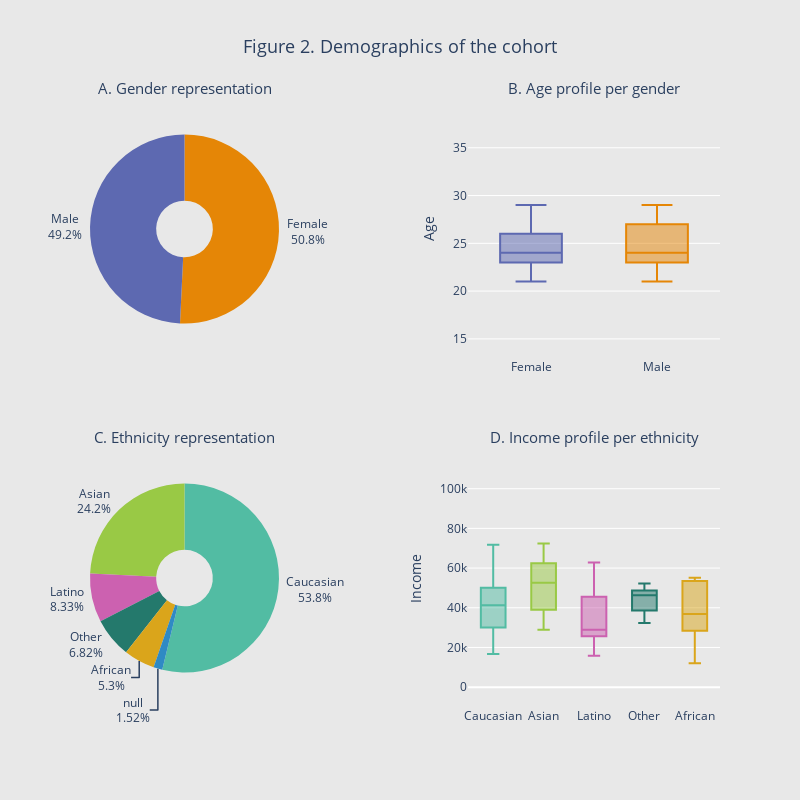

The notebook cell saved with this chart:
### Markdown cell above
###
### 5 - Overview 2 - Demographics of the cohort

### Code cell
### 5 - overview 2 - demographics of the cohort - plot ### ----

# format data for races
counts = data_fig["race"].value_counts()
races = counts.index

# set figure to make subplots for each region
fig2 = make_subplots(rows = 2, cols = 2,
                        specs = [[{"type": "pie"}, {"type": "box"}], [{"type": "pie"}, {"type": "box"}]],
                        subplot_titles = ("A. Gender representation",
                                                "B. Age profile per gender",
                                                "C. Ethnicity representation",
                                                "D. Income profile per ethnicity"),
                        column_widths = [0.3, 0.4],
                        horizontal_spacing = 0.3,
                        vertical_spacing = 0.15)

# plot gender representation
fig2.add_trace(go.Pie(
        labels = data_fig["gender"].value_counts(dropna = False).index,
        values = data_fig["gender"].value_counts(dropna = False).values,
        textfont = dict(size = 12),
        textinfo = "label + percent",
        textposition = "outside",
        hole = 0.3,
        showlegend = False,
        marker = dict(colors = px.colors.qualitative.Vivid)),

        row = 1, col = 1)

# plot age profile per gender
fig2.add_trace(go.Box(
        y = data_fig.loc[data_fig["gender"] == "Female","age"],
        name = "Female",
        marker_color = px.colors.qualitative.Vivid[1]),
        row = 1, col = 2)
fig2.add_trace(go.Box(
        y = data_fig.loc[data_fig["gender"] == "Male","age"],
        name = "Male",
        marker_color = px.colors.qualitative.Vivid[0]),
        row = 1, col = 2)

# plot ethnicity representation
fig2.add_trace(go.Pie(
        labels = data_fig["race"].value_counts(dropna = False).index,
        values = data_fig["race"].value_counts(dropna = False).values,
        textfont = dict(size = 12),
        textinfo = "label + percent",
        textposition = "outside",
        rotation = 0,
        hole = 0.3,
        showlegend = False,
        marker = dict(colors = px.colors.qualitative.Vivid[2:])),

        row = 2, col = 1)

# plot income profile per ethnicity
[fig2.add_trace(go.Box(
        y = data_fig.loc[data_fig["race"] == races[i],"income"], 
        name = races[i], 
        marker_color = px.colors.qualitative.Vivid[i+2]),
        row = 2, col = 2) for i in range (0,len(races))]

# update layout
fig2.update_annotations(font_size = 15)
fig2.update_xaxes(title_font = dict(size = 13), tickfont = dict(size = 12))
fig2.update_yaxes(title_font = dict(size = 13), tickfont = dict(size = 12))
fig2.update_layout(
        margin = dict(l = 90),
        title_text = "Figure 2. Demographics of the cohort",
        title_x = 0.5,
        title_y = 0.95,
        title_font_size = 18,
        yaxis = dict(title = "Age", range = [13,40], tickvals = [15, 20, 25, 30, 35]),
        yaxis2 = dict(title = "Income", range = [-10000,120000], 
                tickvals = [0, 20000, 40000, 60000, 80000, 100000]), 
        showlegend = False,
        plot_bgcolor = "rgba(0,0,0,0)",
        paper_bgcolor = "rgb(232,232,232)",
        width = 800,
        height = 800)

fig2.show()

### Figure 1 — Plotly figure (JSON) as saved in the notebook; plotly's stock layout.template omitted (floating-point values rounded to 4 significant figures)
{"data": [{"domain": {"x": [0, 0.3], "y": [0.575, 1]}, "hole": 0.3, "labels": ["Female", "Male"], "marker": {"colors": ["rgb(229, 134, 6)", "rgb(93, 105, 177)", "rgb(82, 188, 163)", "rgb(153, 201, 69)", "rgb(204, 97, 176)", "rgb(36, 121, 108)", "rgb(218, 165, 27)", "rgb(47, 138, 196)", "rgb(118, 78, 159)", "rgb(237, 100, 90)", "rgb(165, 170, 153)"]}, "showlegend": false, "textfont": {"size": 12}, "textinfo": "label+percent", "textposition": "outside", "type": "pie", "values": [67, 65]}, {"marker": {"color": "rgb(93, 105, 177)"}, "name": "Female", "type": "box", "xaxis": "x", "y": [21, 24, 25, 23, 23, 22, 25, 26, 26, 21, 27, 21, 27, 25, 23, 22, 26, 22, 23, 24, 27, 21, 25, 26, 27, 23, 24, 23, 22, null, null, 29, 28, 26, 24, 27, 23, 25, 29, 25, 28, 22, 22, 28, 22, 23, 23, 29, 28, 26, 23, null, 23, 23, 23, 26, 28, 26, 22, 27, 25, 24, 26, 24, 29, 22, 22], "yaxis": "y"}, {"marker": {"color": "rgb(229, 134, 6)"}, "name": "Male", "type": "box", "xaxis": "x", "y": [27, 22, 22, 23, 24, 25, 27, 28, 24, 25, 23, 24, 24, 28, 26, 22, 25, 27, 23, 21, 28, 28, 23, 29, 22, 27, 28, 26, 21, 22, 22, 25, 24, 26, 24, 24, 27, 21, 24, 25, 27, 26, 28, 26, 22, 23, 25, 29, 27, 25, 26, 24, 23, 29, 22, 22, 24, 23, 23, 24, 23, 24, 28, 27, 25], "yaxis": "y"}, {"domain": {"x": [0, 0.3], "y": [0, 0.425]}, "hole": 0.3, "labels": ["Caucasian", "Asian", "Latino", "Other", "African", null], "marker": {"colors": ["rgb(82, 188, 163)", "rgb(153, 201, 69)", "rgb(204, 97, 176)", "rgb(36, 121, 108)", "rgb(218, 165, 27)", "rgb(47, 138, 196)", "rgb(118, 78, 159)", "rgb(237, 100, 90)", "rgb(165, 170, 153)"]}, "rotation": 0, "showlegend": false, "textfont": {"size": 12}, "textinfo": "label+percent", "textposition": "outside", "type": "pie", "values": [71, 32, 11, 9, 7, 2]}, {"marker": {"color": "rgb(82, 188, 163)"}, "name": "Caucasian", "type": "box", "xaxis": "x2", "y": [65929, null, 37754, null, 48652, null, 29237, 56580, null, 52010, null, null, 43185, 23152, 43664, null, 61152, null, 36485, 17134, null, 30038, null, null, null, null, null, 29809, 26482, null, 30147, 41466, null, 23988, null, 32159, 53940, null, null, null, null, 29236, 31486, 31632, null, 60000, null, 47556, 42651, null, null, null, 41737, 55080, null, null, 50572, 49642, 35627, null, 41191, 71787, 36510, null, 48137, null, null, null, 16767, null, null], "yaxis": "y2"}, {"marker": {"color": "rgb(153, 201, 69)"}, "name": "Asian", "type": "box", "xaxis": "x2", "y": [69487, 60304, 54620, null, null, null, null, null, 42096, 28891, 62635, 50948, 38022, 52586, null, 35224, 65498, null, null, null, null, null, null, 72412, null, null, null, 61686, null, null, 47624, 36673], "yaxis": "y2"}, {"marker": {"color": "rgb(204, 97, 176)"}, "name": "Latino", "type": "box", "xaxis": "x2", "y": [36782, 48441, 24997, 28989, null, 62844, 27794, null, null, null, 15863], "yaxis": "y2"}, {"marker": {"color": "rgb(36, 121, 108)"}, "name": "Other", "type": "box", "xaxis": "x2", "y": [null, null, null, 47559, 40753, 52280, 46280, 32386, null], "yaxis": "y2"}, {"marker": {"color": "rgb(218, 165, 27)"}, "name": "African", "type": "box", "xaxis": "x2", "y": [28418, 33772, 12063, 39919, 53539, null, 55138], "yaxis": "y2"}], "layout": {"annotations": [{"font": {"size": 15}, "showarrow": false, "text": "A. Gender representation", "x": 0.15, "xanchor": "center", "xref": "paper", "y": 1, "yanchor": "bottom", "yref": "paper"}, {"font": {"size": 15}, "showarrow": false, "text": "B. Age profile per gender", "x": 0.8, "xanchor": "center", "xref": "paper", "y": 1, "yanchor": "bottom", "yref": "paper"}, {"font": {"size": 15}, "showarrow": false, "text": "C. Ethnicity representation", "x": 0.15, "xanchor": "center", "xref": "paper", "y": 0.425, "yanchor": "bottom", "yref": "paper"}, {"font": {"size": 15}, "showarrow": false, "text": "D. Income profile per ethnicity", "x": 0.8, "xanchor": "center", "xref": "paper", "y": 0.425, "yanchor": "bottom", "yref": "paper"}], "height": 800, "margin": {"l": 90}, "paper_bgcolor": "rgb(232,232,232)", "plot_bgcolor": "rgba(0,0,0,0)", "showlegend": false, "title": {"font": {"size": 18}, "text": "Figure 2. Demographics of the cohort", "x": 0.5, "y": 0.95}, "width": 800, "xaxis": {"anchor": "y", "domain": [0.6, 1], "tickfont": {"size": 12}, "title": {"font": {"size": 13}}}, "xaxis2": {"anchor": "y2", "domain": [0.6, 1], "tickfont": {"size": 12}, "title": {"font": {"size": 13}}}, "yaxis": {"anchor": "x", "domain": [0.575, 1], "range": [13, 40], "tickfont": {"size": 12}, "tickvals": [15, 20, 25, 30, 35], "title": {"text": "Age"}}, "yaxis2": {"anchor": "x2", "domain": [0, 0.425], "range": [-10000, 120000], "tickfont": {"size": 12}, "tickvals": [0, 20000, 40000, 60000, 80000, 100000], "title": {"text": "Income"}}}}
